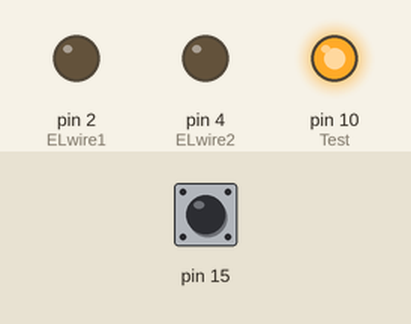
Simulated run of this sketch. Board: Arduino Mega 2560, built with avr-gcc and run on an emulated ATmega2560. On the bench: output pins drawn as LEDs (lit = HIGH). The inputs (shaded band) are chosen by the test bench; at power-on: pin 15 HIGH.

Above: at 1.2 s.
1.3 s: pin 15 pulled LOW for 0.15 s
At 2.4 s:
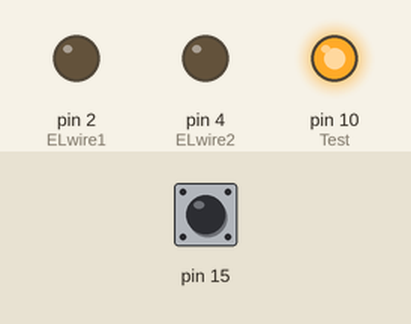
2.9 s: pin 15 pulled LOW for 3.2 s
At 4.3 s:
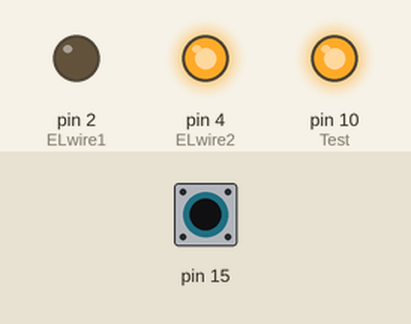
Timing chart, 0 to 7.7 s (numbered marks = the images above; inputs shaded):
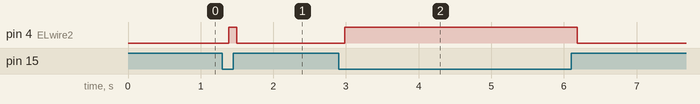

Measured:
- after the input at 1.3 s, pin 4 (ELwire2): LOW → HIGH after 0.09 s, → LOW 0.11 s later
- after the input at 2.9 s, pin 4 (ELwire2): LOW → HIGH after 0.09 s, → LOW 3.2 s later

The sketch:

CapacitiveSensorSketch_UDOO_2.ino.ino
```cpp
#include <CapacitiveSensor.h>

/*
 * CapitiveSense Library Demo Sketch
 * Paul Badger 2008
 * Uses a high value resistor e.g. 10M between send pin and receive pin
 * Resistor effects sensitivity, experiment with values, 50K - 50M. Larger resistor values yield larger sensor values.
 * Receive pin is the sensor pin - try different amounts of foil/metal on this pin
 */


CapacitiveSensor   cs_4_2 = CapacitiveSensor(17,19);        // 10M resistor between pins 4 & 2, pin 2 is sensor pin, add a wire and or foil if desired
CapacitiveSensor   cs_4_6 = CapacitiveSensor(17,15);        // 10M resistor between pins 4 & 6, pin 6 is sensor pin, add a wire and or foil

const int ELwire1 = 2;
const int ELwire2 = 4;
int Test = 10;

void setup()
{
 // cs_4_2.set_CS_AutocaL_Millis(0xFFFFFFFF);     // turn off autocalibrate on channel 1 - just as an example
   Serial1.begin(2400);

   //setup ELwire
   // if Elwire not connected then Serial1 read will be slow
  pinMode(ELwire1, OUTPUT);
  digitalWrite(ELwire1, LOW);
  pinMode(ELwire2, OUTPUT);
  digitalWrite(ELwire2, LOW);
  pinMode(Test, OUTPUT);
  digitalWrite(Test, HIGH);
}

void loop()
{
    long start = millis();
    long total1 =  cs_4_2.capacitiveSensor(30);
    long total2 =  cs_4_6.capacitiveSensor(30);


    Serial1.print(millis() - start);        // check on performance in milliseconds
    Serial1.print("\t");                    // tab character for debug windown spacing

    Serial1.print(total1);                  // print sensor output 1
    Serial1.print("\t");
    Serial1.print(total2);                  // print sensor output 2
    Serial1.println("\t");
   //Serial1.print("\n");


    if(total1 < 200) {
      digitalWrite(ELwire1, LOW);
    } else {
      digitalWrite(ELwire1, HIGH);
//      delay(1000);
//      digitalWrite(ELwire1,LOW);
//      delay(2000);
    }

    if(total2 < 500) {
      digitalWrite(ELwire2, LOW);
    } else {
      digitalWrite(ELwire2, HIGH);
//      delay(1000);
//      digitalWrite(ELwire2,LOW);
//      delay(2000);
    }

    delay(100);                             // arbitrary delay to limit data to Serial11 port
}
```
